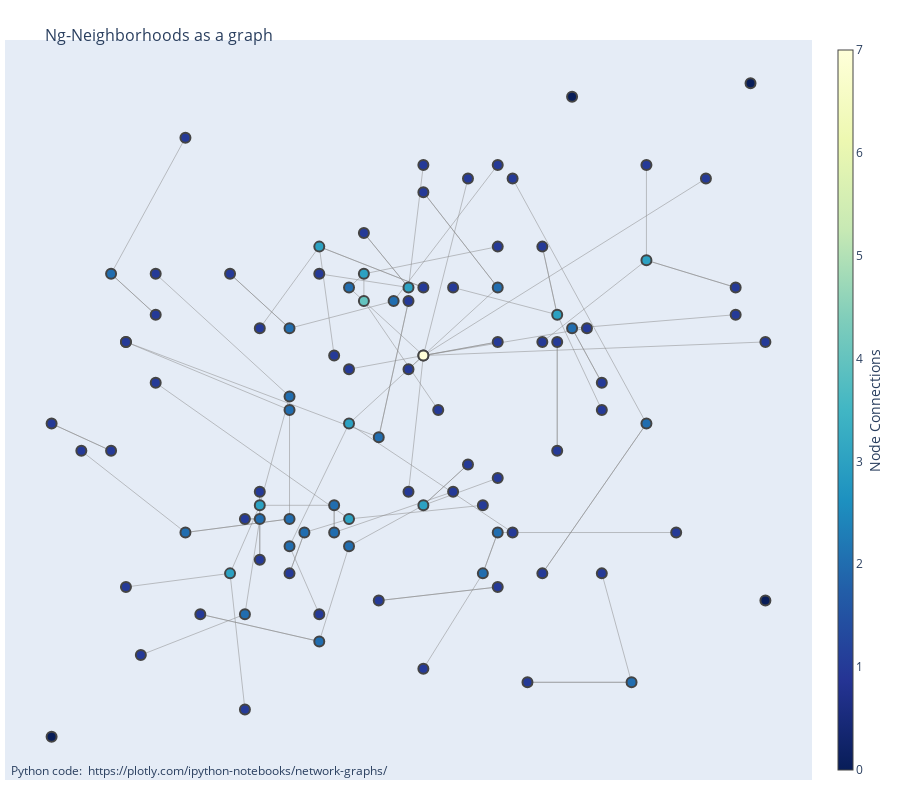

The notebook cell this image was saved under:
### Code cell
node_adjacencies = []
node_text = []
for node, adjacencies in enumerate(G.adjacency()):
    node_adjacencies.append(len(adjacencies[1]))
    node_text.append('# of connections: '+str(len(adjacencies[1])))

node_trace.marker.color = node_adjacencies
node_trace.text = node_text

fig = go.Figure(data=[edge_trace, node_trace],
             layout=go.Layout(
                title='<br>Ng-Neighborhoods as a graph',
                titlefont_size=16,
                showlegend=False,
                hovermode='closest',
                margin=dict(b=20,l=5,r=5,t=40),
                annotations=[ dict(
                    text="Python code: <a href='https://plotly.com/ipython-notebooks/network-graphs/'> https://plotly.com/ipython-notebooks/network-graphs/</a>",
                    showarrow=False,
                    xref="paper", yref="paper",
                    x=0.005, y=-0.002 ) ],
                xaxis=dict(showgrid=False, zeroline=False, showticklabels=False),
                yaxis=dict(showgrid=False, zeroline=False, showticklabels=False),
                height=800)
                
                )
fig.show()

### Figure 1 — Plotly figure (JSON) as saved in the notebook; plotly's stock layout.template omitted (floating-point values rounded to 4 significant figures; data arrays with more than 128 entries replaced by an {"elided": "..."} marker saying what was removed)
{"data": [{"hoverinfo": "none", "line": {"color": "#888", "width": 0.5}, "mode": "lines", "type": "scatter", "x": {"elided": "294 int values"}, "y": {"elided": "294 int values"}}, {"hoverinfo": "text", "marker": {"color": [0, 2, 2, 2, 2, 1, 1, 3, 1, 1, 0, 1, 1, 2, 4, 1, 2, 1, 3, 1, 1, 1, 1, 1, 1, 1, 1, 1, 1, 1, 2, 1, 1, 2, 1, 1, 1, 2, 1, 1, 1, 1, 2, 1, 1, 3, 0, 2, 1, 3, 1, 1, 3, 1, 1, 2, 1, 1, 1, 1, 2, 0, 2, 1, 3, 2, 1, 2, 1, 2, 1, 1, 1, 1, 2, 1, 1, 1, 2, 1, 1, 2, 7, 2, 1, 1, 1, 1, 3, 1, 2, 2, 1, 1, 3, 1, 1, 3, 2, 3, 1], "colorbar": {"thickness": 15, "title": {"side": "right", "text": "Node Connections"}, "xanchor": "left"}, "colorscale": [[0, "rgb(255,255,217)"], [0.125, "rgb(237,248,177)"], [0.25, "rgb(199,233,180)"], [0.375, "rgb(127,205,187)"], [0.5, "rgb(65,182,196)"], [0.625, "rgb(29,145,192)"], [0.75, "rgb(34,94,168)"], [0.875, "rgb(37,52,148)"], [1, "rgb(8,29,88)"]], "line": {"width": 2}, "reversescale": true, "showscale": true, "size": 10}, "mode": "markers", "text": ["# of connections: 0", "# of connections: 2", "# of connections: 2", "# of connections: 2", "# of connections: 2", "# of connections: 1", "# of connections: 1", "# of connections: 3", "# of connections: 1", "# of connections: 1", "# of connections: 0", "# of connections: 1", "# of connections: 1", "# of connections: 2", "# of connections: 4", "# of connections: 1", "# of connections: 2", "# of connections: 1", "# of connections: 3", "# of connections: 1", "# of connections: 1", "# of connections: 1", "# of connections: 1", "# of connections: 1", "# of connections: 1", "# of connections: 1", "# of connections: 1", "# of connections: 1", "# of connections: 1", "# of connections: 1", "# of connections: 2", "# of connections: 1", "# of connections: 1", "# of connections: 2", "# of connections: 1", "# of connections: 1", "# of connections: 1", "# of connections: 2", "# of connections: 1", "# of connections: 1", "# of connections: 1", "# of connections: 1", "# of connections: 2", "# of connections: 1", "# of connections: 1", "# of connections: 3", "# of connections: 0", "# of connections: 2", "# of connections: 1", "# of connections: 3", "# of connections: 1", "# of connections: 1", "# of connections: 3", "# of connections: 1", "# of connections: 1", "# of connections: 2", "# of connections: 1", "# of connections: 1", "# of connections: 1", "# of connections: 1", "# of connections: 2", "# of connections: 0", "# of connections: 2", "# of connections: 1", "# of connections: 3", "# of connections: 2", "# of connections: 1", "# of connections: 2", "# of connections: 1", "# of connections: 2", "# of connections: 1", "# of connections: 1", "# of connections: 1", "# of connections: 1", "# of connections: 2", "# of connections: 1", "# of connections: 1", "# of connections: 1", "# of connections: 2", "# of connections: 1", "# of connections: 1", "# of connections: 2", "# of connections: 7", "# of connections: 2", "# of connections: 1", "# of connections: 1", "# of connections: 1", "# of connections: 1", "# of connections: 3", "# of connections: 1", "# of connections: 2", "# of connections: 2", "# of connections: 1", "# of connections: 1", "# of connections: 3", "# of connections: 1", "# of connections: 1", "# of connections: 3", "# of connections: 2", "# of connections: 3", "# of connections: 1"], "type": "scatter", "x": [25, 42, 50, 47, 41, 62, 58, 50, 31, 45, 60, 53, 57, 41, 46, 39, 38, 32, 49, 47, 71, 41, 44, 32, 39, 65, 59, 27, 39, 52, 39, 34, 73, 29, 51, 58, 62, 48, 49, 55, 25, 62, 43, 61, 59, 45, 73, 64, 49, 46, 46, 53, 59, 71, 38, 55, 56, 50, 29, 32, 41, 72, 55, 38, 65, 45, 55, 45, 43, 54, 69, 30, 67, 35, 44, 30, 49, 50, 60, 30, 58, 41, 50, 41, 54, 56, 43, 52, 45, 37, 65, 44, 50, 55, 37, 55, 50, 43, 34, 39, 55], "y": [25, 40, 53, 47, 55, 49, 37, 42, 31, 52, 72, 45, 29, 49, 57, 55, 34, 56, 58, 35, 56, 37, 53, 51, 43, 67, 54, 46, 38, 58, 41, 69, 54, 59, 49, 54, 51, 57, 57, 36, 48, 37, 32, 55, 46, 48, 35, 29, 43, 59, 62, 66, 56, 58, 27, 40, 40, 67, 46, 59, 41, 73, 58, 41, 60, 39, 44, 58, 34, 37, 66, 54, 40, 34, 40, 54, 52, 65, 55, 36, 61, 50, 53, 39, 42, 66, 59, 43, 41, 59, 48, 42, 58, 54, 37, 67, 30, 61, 40, 42, 61]}], "layout": {"annotations": [{"showarrow": false, "text": "Python code: <a href='https://plotly.com/ipython-notebooks/network-graphs/'> https://plotly.com/ipython-notebooks/network-graphs/</a>", "x": 0.005, "xref": "paper", "y": -0.002, "yref": "paper"}], "height": 800, "hovermode": "closest", "margin": {"b": 20, "l": 5, "r": 5, "t": 40}, "showlegend": false, "title": {"font": {"size": 16}, "text": "<br>Ng-Neighborhoods as a graph"}, "xaxis": {"showgrid": false, "showticklabels": false, "zeroline": false}, "yaxis": {"showgrid": false, "showticklabels": false, "zeroline": false}}}
